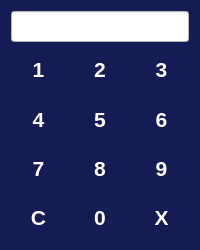
<?xml version="1.0" encoding="UTF-8"?>
<ui version="4.0">
 <class>NumPad</class>
 <widget class="QWidget" name="NumPad">
  <property name="geometry">
   <rect>
    <x>0</x>
    <y>0</y>
    <width>200</width>
    <height>250</height>
   </rect>
  </property>
  <property name="sizePolicy">
   <sizepolicy hsizetype="Expanding" vsizetype="Expanding">
    <horstretch>0</horstretch>
    <verstretch>0</verstretch>
   </sizepolicy>
  </property>
  <property name="windowTitle">
   <string>Form</string>
  </property>
  <property name="styleSheet">
   <string notr="true">QWidget {

    background-color: #151B54;/*rgb(75,75,75);*/
    color: white;
}

QLineEdit{ 
	font: bold 14pt;
     color: #151B54 ;
	background-color: white;
}


QGroupBox { 
    color: #151B54;
    background: white;
    border-radius: 7px;
}

QGroupBox::title {
    subcontrol-origin: margin;
    subcontrol-position: top center;
    padding: 0.4em 0.4em 0.1em 0.4em;
    background: transparent;
}

QGroupBox[BackgroundImage=true] {
    color: black;
    background-color: #151B54;
    background-image: url(:/BackgroundImage.png);
}

QGroupBox QLabel {
    color: #151B54;
	background-color: transparent;
}


 QPushButton {
     font: bold 16pt;
     color: white ;
     background-color: transparent;
	border-image: url(:/usr/share/matrix-gui-2.0/apps/qt_tstat/appimages/pushblueup.png);
 		border-top: 3px transparent;
     border-bottom: 3px transparent;
     border-right: 10px transparent;
     border-left: 10px transparent;
 }

QPushButton:focus {
	border-image: url(:/usr/share/matrix-gui-2.0/apps/qt_tstat/appimages/pushblueup.png);
}

QPushButton:pressed {
	border-image: url(:/usr/share/matrix-gui-2.0/apps/qt_tstat/appimages/pushbluedown.png);
}</string>
  </property>
  <layout class="QGridLayout" name="gridLayout">
   <item row="1" column="0">
    <widget class="QPushButton" name="pushButton_1">
     <property name="sizePolicy">
      <sizepolicy hsizetype="Expanding" vsizetype="Expanding">
       <horstretch>0</horstretch>
       <verstretch>0</verstretch>
      </sizepolicy>
     </property>
     <property name="text">
      <string>1</string>
     </property>
    </widget>
   </item>
   <item row="1" column="1">
    <widget class="QPushButton" name="pushButton_2">
     <property name="sizePolicy">
      <sizepolicy hsizetype="Expanding" vsizetype="Expanding">
       <horstretch>0</horstretch>
       <verstretch>0</verstretch>
      </sizepolicy>
     </property>
     <property name="text">
      <string>2</string>
     </property>
    </widget>
   </item>
   <item row="1" column="2">
    <widget class="QPushButton" name="pushButton_3">
     <property name="sizePolicy">
      <sizepolicy hsizetype="Expanding" vsizetype="Expanding">
       <horstretch>0</horstretch>
       <verstretch>0</verstretch>
      </sizepolicy>
     </property>
     <property name="text">
      <string>3</string>
     </property>
    </widget>
   </item>
   <item row="3" column="0">
    <widget class="QPushButton" name="pushButton_4">
     <property name="sizePolicy">
      <sizepolicy hsizetype="Expanding" vsizetype="Expanding">
       <horstretch>0</horstretch>
       <verstretch>0</verstretch>
      </sizepolicy>
     </property>
     <property name="text">
      <string>4</string>
     </property>
    </widget>
   </item>
   <item row="3" column="1">
    <widget class="QPushButton" name="pushButton_5">
     <property name="sizePolicy">
      <sizepolicy hsizetype="Expanding" vsizetype="Expanding">
       <horstretch>0</horstretch>
       <verstretch>0</verstretch>
      </sizepolicy>
     </property>
     <property name="text">
      <string>5</string>
     </property>
    </widget>
   </item>
   <item row="4" column="0">
    <widget class="QPushButton" name="pushButton_7">
     <property name="sizePolicy">
      <sizepolicy hsizetype="Expanding" vsizetype="Expanding">
       <horstretch>0</horstretch>
       <verstretch>0</verstretch>
      </sizepolicy>
     </property>
     <property name="text">
      <string>7</string>
     </property>
    </widget>
   </item>
   <item row="4" column="1">
    <widget class="QPushButton" name="pushButton_8">
     <property name="sizePolicy">
      <sizepolicy hsizetype="Expanding" vsizetype="Expanding">
       <horstretch>0</horstretch>
       <verstretch>0</verstretch>
      </sizepolicy>
     </property>
     <property name="text">
      <string>8</string>
     </property>
    </widget>
   </item>
   <item row="4" column="2">
    <widget class="QPushButton" name="pushButton_9">
     <property name="sizePolicy">
      <sizepolicy hsizetype="Expanding" vsizetype="Expanding">
       <horstretch>0</horstretch>
       <verstretch>0</verstretch>
      </sizepolicy>
     </property>
     <property name="text">
      <string>9</string>
     </property>
    </widget>
   </item>
   <item row="5" column="1">
    <widget class="QPushButton" name="pushButton_0">
     <property name="sizePolicy">
      <sizepolicy hsizetype="Expanding" vsizetype="Expanding">
       <horstretch>0</horstretch>
       <verstretch>0</verstretch>
      </sizepolicy>
     </property>
     <property name="text">
      <string>0</string>
     </property>
    </widget>
   </item>
   <item row="3" column="2">
    <widget class="QPushButton" name="pushButton_6">
     <property name="sizePolicy">
      <sizepolicy hsizetype="Expanding" vsizetype="Expanding">
       <horstretch>0</horstretch>
       <verstretch>0</verstretch>
      </sizepolicy>
     </property>
     <property name="text">
      <string>6</string>
     </property>
    </widget>
   </item>
   <item row="0" column="0" colspan="3">
    <layout class="QHBoxLayout" name="horizontalLayout">
     <item>
      <widget class="QLineEdit" name="displayLineEdit">
       <property name="alignment">
        <set>Qt::AlignCenter</set>
       </property>
      </widget>
     </item>
    </layout>
   </item>
   <item row="5" column="0">
    <widget class="QPushButton" name="deleteButton">
     <property name="sizePolicy">
      <sizepolicy hsizetype="Expanding" vsizetype="Expanding">
       <horstretch>0</horstretch>
       <verstretch>0</verstretch>
      </sizepolicy>
     </property>
     <property name="text">
      <string>C</string>
     </property>
    </widget>
   </item>
   <item row="5" column="2">
    <widget class="QPushButton" name="exitButton">
     <property name="sizePolicy">
      <sizepolicy hsizetype="Expanding" vsizetype="Expanding">
       <horstretch>0</horstretch>
       <verstretch>0</verstretch>
      </sizepolicy>
     </property>
     <property name="text">
      <string>X</string>
     </property>
    </widget>
   </item>
  </layout>
 </widget>
 <resources/>
 <connections/>
</ui>
